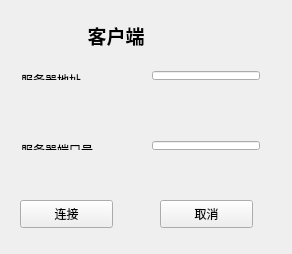
<?xml version="1.0" encoding="UTF-8"?>
<ui version="4.0">
 <class>Widget</class>
 <widget class="QWidget" name="Widget">
  <property name="geometry">
   <rect>
    <x>0</x>
    <y>0</y>
    <width>292</width>
    <height>254</height>
   </rect>
  </property>
  <property name="windowTitle">
   <string>Widget</string>
  </property>
  <widget class="QLabel" name="label">
   <property name="geometry">
    <rect>
     <x>80</x>
     <y>20</y>
     <width>72</width>
     <height>31</height>
    </rect>
   </property>
   <property name="text">
    <string>&lt;html&gt;&lt;head/&gt;&lt;body&gt;&lt;p align=&quot;center&quot;&gt;&lt;span style=&quot; font-size:14pt; font-weight:600;&quot;&gt;客户端&lt;/span&gt;&lt;/p&gt;&lt;/body&gt;&lt;/html&gt;</string>
   </property>
  </widget>
  <widget class="QWidget" name="layoutWidget">
   <property name="geometry">
    <rect>
     <x>10</x>
     <y>130</y>
     <width>261</width>
     <height>31</height>
    </rect>
   </property>
   <layout class="QHBoxLayout" name="horizontalLayout_2">
    <item>
     <widget class="QLabel" name="label_3">
      <property name="text">
       <string>&lt;html&gt;&lt;head/&gt;&lt;body&gt;&lt;p align=&quot;center&quot;&gt;服务器端口号&lt;/p&gt;&lt;/body&gt;&lt;/html&gt;</string>
      </property>
     </widget>
    </item>
    <item>
     <spacer name="horizontalSpacer_2">
      <property name="orientation">
       <enum>Qt::Horizontal</enum>
      </property>
      <property name="sizeHint" stdset="0">
       <size>
        <width>40</width>
        <height>20</height>
       </size>
      </property>
     </spacer>
    </item>
    <item>
     <widget class="QLineEdit" name="portLineEdit"/>
    </item>
   </layout>
  </widget>
  <widget class="QPushButton" name="connectButton">
   <property name="geometry">
    <rect>
     <x>20</x>
     <y>200</y>
     <width>93</width>
     <height>28</height>
    </rect>
   </property>
   <property name="text">
    <string>连接</string>
   </property>
  </widget>
  <widget class="QPushButton" name="cancelButton">
   <property name="geometry">
    <rect>
     <x>160</x>
     <y>200</y>
     <width>93</width>
     <height>28</height>
    </rect>
   </property>
   <property name="text">
    <string>取消</string>
   </property>
  </widget>
  <widget class="QWidget" name="layoutWidget">
   <property name="geometry">
    <rect>
     <x>10</x>
     <y>60</y>
     <width>261</width>
     <height>31</height>
    </rect>
   </property>
   <layout class="QHBoxLayout" name="horizontalLayout">
    <item>
     <widget class="QLabel" name="label_2">
      <property name="text">
       <string>&lt;html&gt;&lt;head/&gt;&lt;body&gt;&lt;p align=&quot;center&quot;&gt;服务器地址&lt;/p&gt;&lt;/body&gt;&lt;/html&gt;</string>
      </property>
     </widget>
    </item>
    <item>
     <spacer name="horizontalSpacer">
      <property name="orientation">
       <enum>Qt::Horizontal</enum>
      </property>
      <property name="sizeHint" stdset="0">
       <size>
        <width>40</width>
        <height>20</height>
       </size>
      </property>
     </spacer>
    </item>
    <item>
     <widget class="QLineEdit" name="ipLineEdit"/>
    </item>
   </layout>
  </widget>
 </widget>
 <layoutdefault spacing="6" margin="11"/>
 <resources/>
 <connections/>
</ui>
